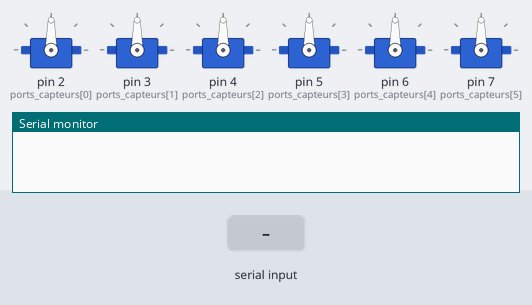
This sketch was run on a simulated Arduino Uno, built with avr-gcc and run on an emulated ATmega328P. On the bench: 6 × servo, the last lines printed to the serial monitor. Inputs (shaded band) come from the test bench.

Above: at 1.2 s.
1.3 s: "f" received over Serial
At 2.9 s:
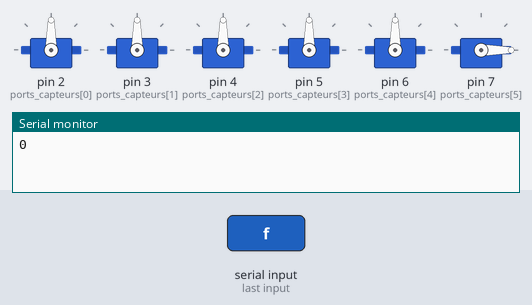
3.8 s: "a,45\n" received over Serial
At 6.0 s:
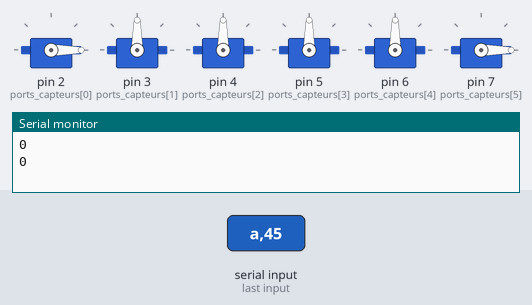
6.3 s: "b,45\n" received over Serial
At 7.8 s:
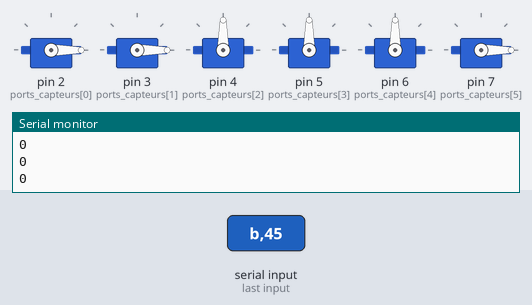
8.7 s: "a90\n" received over Serial
At 10.9 s:
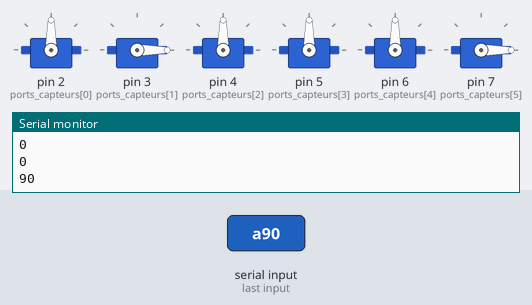
11.2 s: "c,45\n" received over Serial
At 12.8 s:
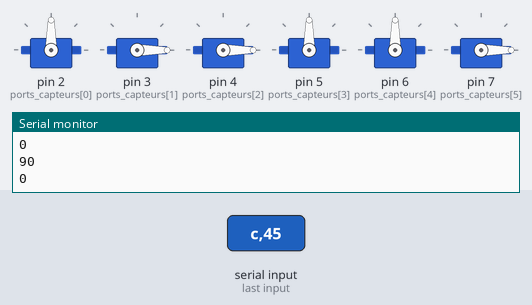
13.7 s: "b90\n" received over Serial
At 15.9 s:
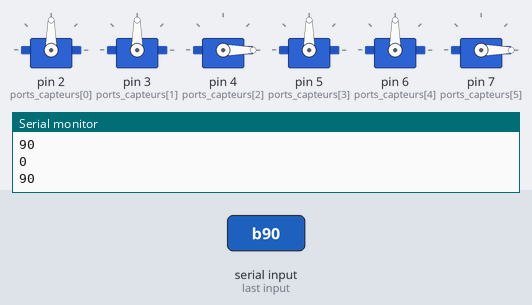
Timing chart, 0 to 17.2 s (numbered marks = the images above; inputs shaded):
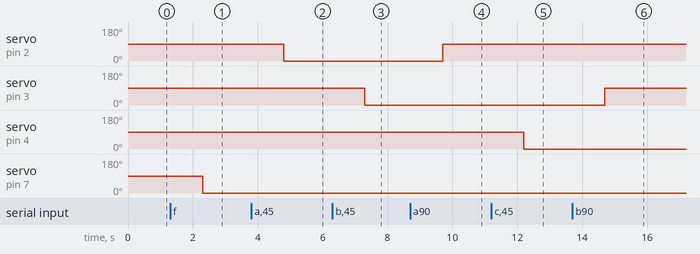

The sketch:

Reception_arduino_TU_servo_doigts.ino
```cpp
#include <Servo.h>
#include <stdio.h>
#include <stdlib.h>
#include <string.h>

#define NB_SERVOS 6

Servo pouce,index,maj,annu,auri,poignet;
int ports_capteurs[NB_SERVOS] = {2,3,4,5,6,7};
char commandChar;
void setup()
{
  Serial.begin(115200);
  pouce.attach(ports_capteurs[0]);
  index.attach(ports_capteurs[1]);
  maj.attach(ports_capteurs[2]);
  annu.attach(ports_capteurs[3]);
  auri.attach(ports_capteurs[4]);
  poignet.attach(ports_capteurs[5]);
}

void loop()
{
  while (Serial.available() > 0)
  {
     String value=Serial.readString();
     commandChar = value.charAt(0);
     String subvalue2 = value.substring(1);
    switch(commandChar)
    {
      case'a':
      Serial.println(subvalue2.toInt());
      pouce.write(subvalue2.toInt());
      break;
      case'b':
      Serial.println(subvalue2.toInt());
      index.write(subvalue2.toInt());
      break;
      case'c':
      Serial.println(subvalue2.toInt());
      maj.write(subvalue2.toInt());
      break;
      case'd':
      Serial.println(subvalue2.toInt());
      annu.write(subvalue2.toInt());
      break;
      case'e':
      Serial.println(subvalue2.toInt());
      auri.write(subvalue2.toInt());
      break;
      case'f':
      Serial.println(subvalue2.toInt());
      poignet.write(subvalue2.toInt());
      break;
    }
  }
}
```

Measured:
- after the input at 1.3 s, servo on pin 7 (ports_capteurs[5]): 90° → 0° after 1.0 s
- after the input at 3.8 s, servo on pin 2 (ports_capteurs[0]): 90° → 0° after 1.0 s
- after the input at 6.3 s, servo on pin 3 (ports_capteurs[1]): 90° → 0° after 1.0 s
- after the input at 8.7 s, servo on pin 2 (ports_capteurs[0]): 0° → 90° after 1.0 s
- after the input at 11.2 s, servo on pin 4 (ports_capteurs[2]): 90° → 0° after 1.0 s
- after the input at 13.7 s, servo on pin 3 (ports_capteurs[1]): 0° → 90° after 1.0 s
